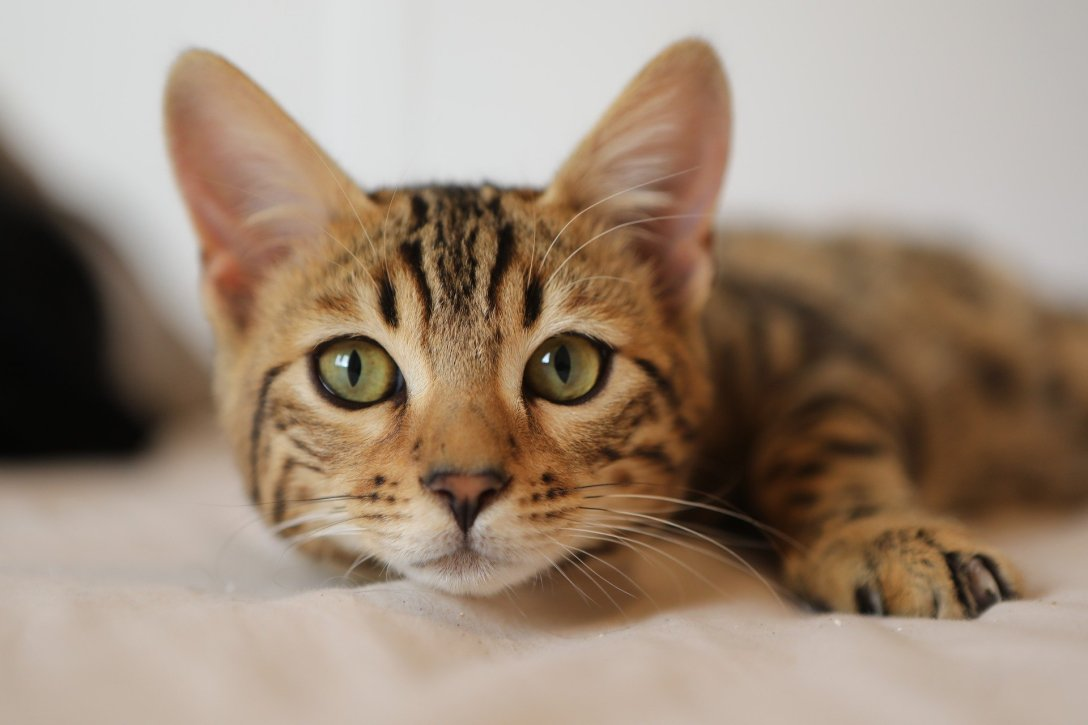
#> input picture source/ref/example.jpg, 1088 x 725 px
$ jupyter execute 'Meta Image Builder.ipynb'
#> lines starting #> are read from the running program, lines starting #| are printed output that depends on the picture
[cell 1]
import numpy as np
from PIL import Image
import os
import random
from layeris.layer_image import LayerImage

[cell 2]
class Mosaic:
    def __init__(self, path, slice_size):
#> called with path = 'source/ref/example.jpg', slice_size = 12
        self.path = path
        # Every x (slice_size) pixels of the image should be another image
        self.slice_size = slice_size
        self.ref = Image.open(path).convert('RGB')
#> self.ref is the input picture: PIL image 1088x725 RGB; mean R, G, B 157.5, 138.5, 121.1
        # Resize the image such that every sub-image is of size 64x64px
        self.ref = self.ref.resize((int(self.ref.size[0] * 64 / self.slice_size), int(self.ref.size[1] * 64 / self.slice_size)))
#> self.ref: PIL image 5802x3866 RGB
        self.array = np.array(self.ref)
        self.x = self.ref.size[0]
#> self.x = 5802
        self.y = self.ref.size[1]
#> self.y = 3866
        self.content = []

    def load_content(self, path):
#> called with path = 'source/content'
        for fn in os.listdir(path):
            image = Image.open(path + '/' + fn).resize((64, 64)).convert('RGB')
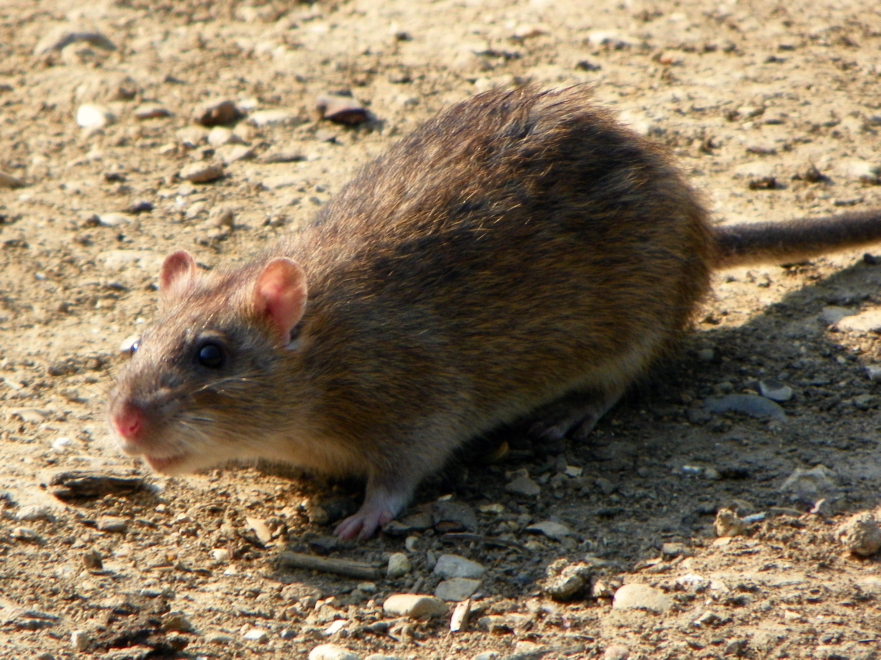
#> input picture source/content/rat.jpg, 2641 x 1979 px (shown at 1/3 size)
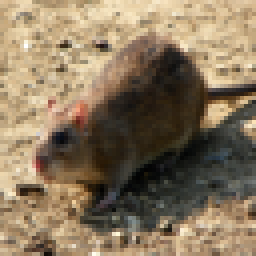
#> image: PIL image 64x64 RGB (shown 4 times larger); mean R, G, B 137.2, 119, 94
            self.content.append(image)
#> pass 2 of the loop in load_content, `for fn in os.listdir(path):`:
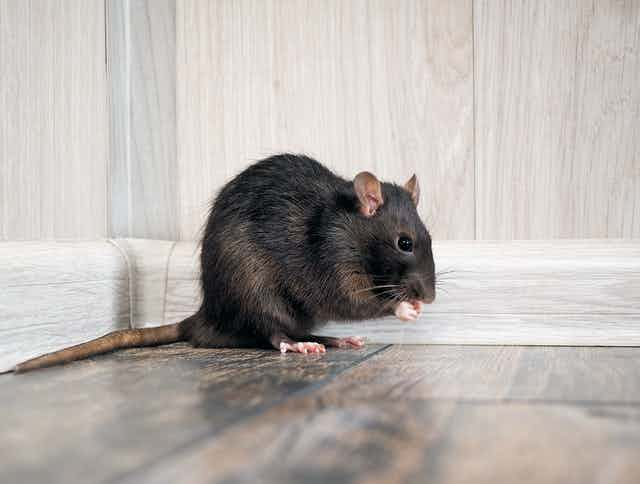
#> input picture source/content/rat2.jpg, 640 x 484 px
#> in load_content, `image = Image.open(path + '/' + fn).resize((64, 64)).convert('RGB')`:
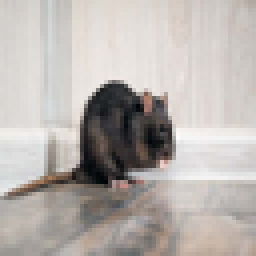
#> image: PIL image 64x64 RGB (shown 4 times larger); mean R, G, B 184.4, 178.6, 174.8
#> pass 3 of the loop in load_content, `for fn in os.listdir(path):`:
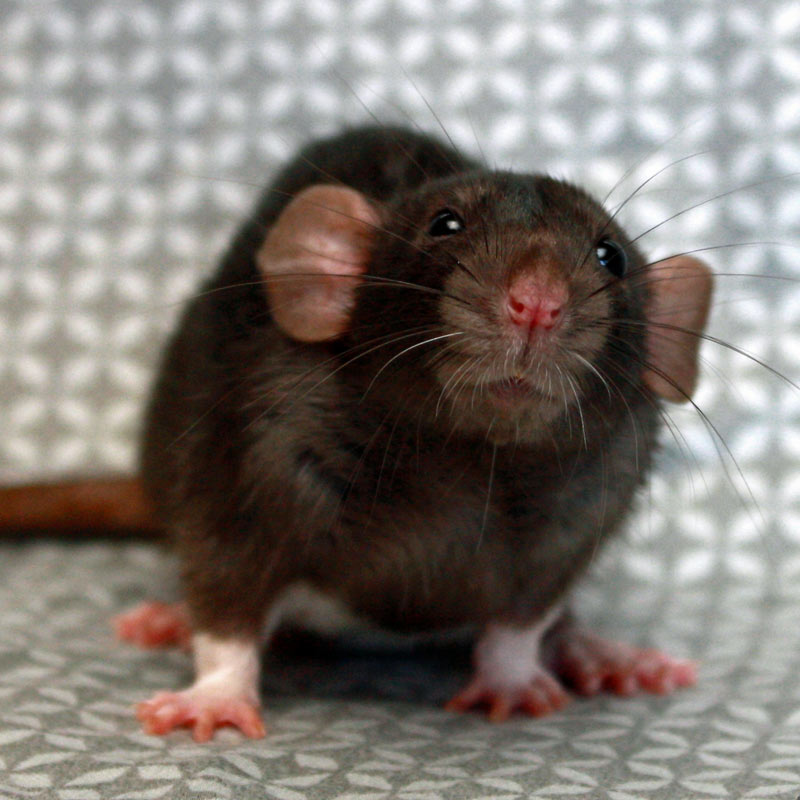
#> input picture source/content/rat3.jpg, 800 x 800 px
#> in load_content, `image = Image.open(path + '/' + fn).resize((64, 64)).convert('RGB')`:
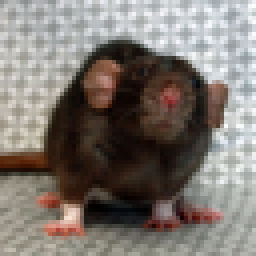
#> image: PIL image 64x64 RGB (shown 4 times larger); mean R, G, B 126.5, 119.3, 113.2

    def build(self):
        if not self.content:
            raise ValueError('No content loaded')
        # Iterate over blocks of the image
        for i in range (int(np.ceil(self.y/64))):
            for j in range(int(np.ceil(self.x/64))):
                [start_x, end_x] = [i*64, (i+1)*64]
                [start_y, end_y] = [j*64, (j+1)*64]
                arr_slice = self.array[start_x:end_x, start_y:end_y]
                # Obtain the average color of the block
                average = np.average(arr_slice.reshape((arr_slice.shape[0]*arr_slice.shape[1], 3)), axis=0).astype(np.uint8)
                self.array[start_x:end_x, start_y:end_y] = average
                # Generate tinted image to match the average color
                recolored_image = LayerImage.from_array(np.array(random.choice(self.content))/255).grayscale().vivid_light(average/255, 0.3).multiply(average/255, 0.7).brightness(0.4)
                # Paste the tinted image into the block
                self.array[start_x:end_x, start_y:end_y] = (recolored_image.get_image_as_array()*255)[:arr_slice.shape[0], :arr_slice.shape[1]]
        # Update PIL image
        self.ref = Image.fromarray(self.array)

[cell 3]
image = Mosaic('source/ref/example.jpg', 12)
image.load_content('source/content')
image.build()
#> (the call stopped at in build, `recolored_image = LayerImage.from_array(np.array(random.choice(self.co..`: layeris is not available in this run)
